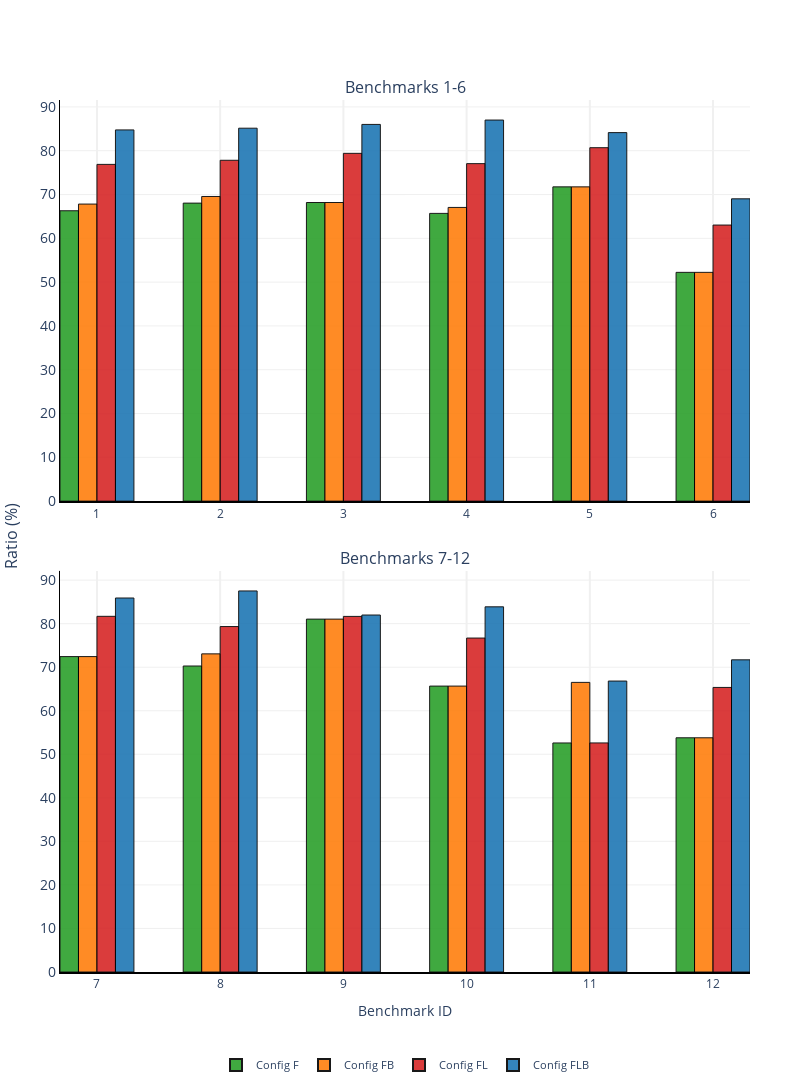
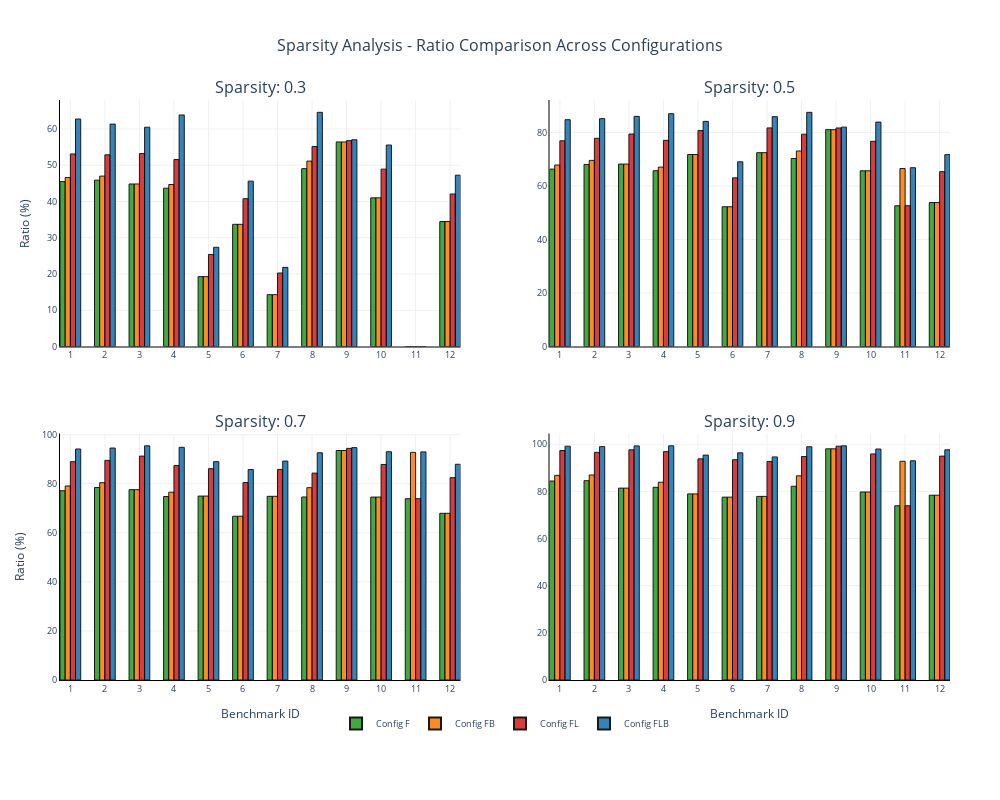

Here is the notebook cell these charts were saved with, in order:
### Code cell
files = ["../analysis/einsum-data/13_0.3_prop.csv", 
         "../analysis/einsum-data/13_0.5_prop.csv", 
         "../analysis/einsum-data/13_0.7_prop.csv", 
         "../analysis/einsum-data/13_0.9_prop.csv"]

order_file = "../analysis/einsum-data/12.txt"

sparsity_data = {}
for i, (level, filepath) in enumerate(zip([0.3, 0.5, 0.7, 0.9], files)):    
    sparsity_data[level] = process_sparsity_file(filepath, level, order_file)

single_fig = create_plotly_bar_plot(sparsity_data[0.5], "0.5")
single_fig.show()
multi_fig = create_multi_sparsity_plot(sparsity_data)
multi_fig.show()

single_fig.write_image("sparsity_single.svg", height=800, width=600)
multi_fig.write_image("sparsity_multi.svg")

### Figure 1 — Plotly figure (JSON) as saved in the notebook; plotly's stock layout.template omitted (floating-point values rounded to 4 significant figures)
{"data": [{"customdata": ["lm_batch_likelihood_brackets_3_16d.txt", "lm_batch_likelihood_sentence_3_12d.txt", "str_nw_mera_open_26.txt", "lm_batch_likelihood_sentence_4_8d.txt", "str_nw_ftps_open_30.txt", "str_matrix_chain_multiplication_100.txt"], "hovertemplate": "Benchmark: %{customdata}<br>Config: Config F<br>Ratio: %{y:.2f}%<br><extra></extra>", "marker": {"color": "#2ca02c", "line": {"color": "black", "width": 1}}, "name": "Config F", "opacity": 0.9, "showlegend": true, "type": "bar", "width": 0.15, "x": [-0.225, 0.775, 1.775, 2.775, 3.775, 4.775], "xaxis": "x", "y": [66.29, 68.04, 68.18, 65.69, 71.75, 52.23], "yaxis": "y"}, {"customdata": ["lm_batch_likelihood_brackets_3_16d.txt", "lm_batch_likelihood_sentence_3_12d.txt", "str_nw_mera_open_26.txt", "lm_batch_likelihood_sentence_4_8d.txt", "str_nw_ftps_open_30.txt", "str_matrix_chain_multiplication_100.txt"], "hovertemplate": "Benchmark: %{customdata}<br>Config: Config FB<br>Ratio: %{y:.2f}%<br><extra></extra>", "marker": {"color": "#ff7f0e", "line": {"color": "black", "width": 1}}, "name": "Config FB", "opacity": 0.9, "showlegend": true, "type": "bar", "width": 0.15, "x": [-0.075, 0.925, 1.925, 2.925, 3.925, 4.925], "xaxis": "x", "y": [67.82, 69.55, 68.18, 67.05, 71.75, 52.23], "yaxis": "y"}, {"customdata": ["lm_batch_likelihood_brackets_3_16d.txt", "lm_batch_likelihood_sentence_3_12d.txt", "str_nw_mera_open_26.txt", "lm_batch_likelihood_sentence_4_8d.txt", "str_nw_ftps_open_30.txt", "str_matrix_chain_multiplication_100.txt"], "hovertemplate": "Benchmark: %{customdata}<br>Config: Config FL<br>Ratio: %{y:.2f}%<br><extra></extra>", "marker": {"color": "#d62728", "line": {"color": "black", "width": 1}}, "name": "Config FL", "opacity": 0.9, "showlegend": true, "type": "bar", "width": 0.15, "x": [0.075, 1.075, 2.075, 3.075, 4.075, 5.075], "xaxis": "x", "y": [76.88, 77.82, 79.4, 77.05, 80.69, 63.03], "yaxis": "y"}, {"customdata": ["lm_batch_likelihood_brackets_3_16d.txt", "lm_batch_likelihood_sentence_3_12d.txt", "str_nw_mera_open_26.txt", "lm_batch_likelihood_sentence_4_8d.txt", "str_nw_ftps_open_30.txt", "str_matrix_chain_multiplication_100.txt"], "hovertemplate": "Benchmark: %{customdata}<br>Config: Config FLB<br>Ratio: %{y:.2f}%<br><extra></extra>", "marker": {"color": "#1f77b4", "line": {"color": "black", "width": 1}}, "name": "Config FLB", "opacity": 0.9, "showlegend": true, "type": "bar", "width": 0.15, "x": [0.225, 1.225, 2.225, 3.225, 4.225, 5.225], "xaxis": "x", "y": [84.75, 85.14, 86.01, 87.0, 84.13, 69.02], "yaxis": "y"}, {"customdata": ["str_nw_ftps_open_28.txt", "lm_batch_likelihood_sentence_4_4d.txt", "str_mps_varying_inner_product_200.txt", "str_nw_mera_closed_120.txt", "gm_queen5_5_3.wcsp.txt", "str_matrix_chain_multiplication_1000.txt"], "hovertemplate": "Benchmark: %{customdata}<br>Config: Config F<br>Ratio: %{y:.2f}%<br><extra></extra>", "marker": {"color": "#2ca02c", "line": {"color": "black", "width": 1}}, "name": "Config F", "opacity": 0.9, "showlegend": false, "type": "bar", "width": 0.15, "x": [-0.225, 0.775, 1.775, 2.775, 3.775, 4.775], "xaxis": "x2", "y": [72.44, 70.27, 81.04, 65.66, 52.6, 53.79], "yaxis": "y2"}, {"customdata": ["str_nw_ftps_open_28.txt", "lm_batch_likelihood_sentence_4_4d.txt", "str_mps_varying_inner_product_200.txt", "str_nw_mera_closed_120.txt", "gm_queen5_5_3.wcsp.txt", "str_matrix_chain_multiplication_1000.txt"], "hovertemplate": "Benchmark: %{customdata}<br>Config: Config FB<br>Ratio: %{y:.2f}%<br><extra></extra>", "marker": {"color": "#ff7f0e", "line": {"color": "black", "width": 1}}, "name": "Config FB", "opacity": 0.9, "showlegend": false, "type": "bar", "width": 0.15, "x": [-0.075, 0.925, 1.925, 2.925, 3.925, 4.925], "xaxis": "x2", "y": [72.44, 73.06, 81.04, 65.66, 66.51, 53.79], "yaxis": "y2"}, {"customdata": ["str_nw_ftps_open_28.txt", "lm_batch_likelihood_sentence_4_4d.txt", "str_mps_varying_inner_product_200.txt", "str_nw_mera_closed_120.txt", "gm_queen5_5_3.wcsp.txt", "str_matrix_chain_multiplication_1000.txt"], "hovertemplate": "Benchmark: %{customdata}<br>Config: Config FL<br>Ratio: %{y:.2f}%<br><extra></extra>", "marker": {"color": "#d62728", "line": {"color": "black", "width": 1}}, "name": "Config FL", "opacity": 0.9, "showlegend": false, "type": "bar", "width": 0.15, "x": [0.075, 1.075, 2.075, 3.075, 4.075, 5.075], "xaxis": "x2", "y": [81.68, 79.33, 81.67, 76.69, 52.61, 65.35], "yaxis": "y2"}, {"customdata": ["str_nw_ftps_open_28.txt", "lm_batch_likelihood_sentence_4_4d.txt", "str_mps_varying_inner_product_200.txt", "str_nw_mera_closed_120.txt", "gm_queen5_5_3.wcsp.txt", "str_matrix_chain_multiplication_1000.txt"], "hovertemplate": "Benchmark: %{customdata}<br>Config: Config FLB<br>Ratio: %{y:.2f}%<br><extra></extra>", "marker": {"color": "#1f77b4", "line": {"color": "black", "width": 1}}, "name": "Config FLB", "opacity": 0.9, "showlegend": false, "type": "bar", "width": 0.15, "x": [0.225, 1.225, 2.225, 3.225, 4.225, 5.225], "xaxis": "x2", "y": [85.89, 87.51, 81.98, 83.87, 66.82, 71.69], "yaxis": "y2"}], "layout": {"annotations": [{"font": {"size": 16}, "showarrow": false, "text": "Benchmarks 1-6", "x": 0.5, "xanchor": "center", "xref": "paper", "y": 1, "yanchor": "bottom", "yref": "paper"}, {"font": {"size": 16}, "showarrow": false, "text": "Benchmarks 7-12", "x": 0.5, "xanchor": "center", "xref": "paper", "y": 0.46, "yanchor": "bottom", "yref": "paper"}, {"font": {"size": 16}, "showarrow": false, "text": "Ratio (%)", "textangle": -90, "x": -0.09, "xref": "paper", "y": 0.5, "yref": "paper"}], "font": {"size": 12}, "height": 1200, "hovermode": "closest", "legend": {"font": {"size": 11}, "itemsizing": "constant", "orientation": "h", "x": 0.5, "xanchor": "center", "y": -0.09, "yanchor": "top"}, "margin": {"b": 120, "l": 60, "r": 50, "t": 100}, "paper_bgcolor": "white", "plot_bgcolor": "white", "width": 800, "xaxis": {"anchor": "y", "domain": [0, 1], "gridcolor": "#f0f0f0", "gridwidth": 2, "linecolor": "black", "linewidth": 2, "showgrid": true, "tickfont": {"size": 12}, "ticktext": ["1", "2", "3", "4", "5", "6"], "tickvals": [0, 1, 2, 3, 4, 5]}, "xaxis2": {"anchor": "y2", "domain": [0, 1], "gridcolor": "#f0f0f0", "gridwidth": 2, "linecolor": "black", "linewidth": 2, "showgrid": true, "tickfont": {"size": 12}, "ticktext": ["7", "8", "9", "10", "11", "12"], "tickvals": [0, 1, 2, 3, 4, 5], "title": {"text": "Benchmark ID"}}, "yaxis": {"anchor": "x", "domain": [0.54, 1], "gridcolor": "#f0f0f0", "gridwidth": 1, "linecolor": "black", "linewidth": 1, "showgrid": true, "tickfont": {"size": 14}}, "yaxis2": {"anchor": "x2", "domain": [0, 0.46], "gridcolor": "#f0f0f0", "gridwidth": 1, "linecolor": "black", "linewidth": 1, "showgrid": true, "tickfont": {"size": 14}}}}

### Figure 2 — Plotly figure (JSON) as saved in the notebook; plotly's stock layout.template omitted (floating-point values rounded to 4 significant figures)
{"data": [{"customdata": ["lm_batch_likelihood_brackets_3_16d.txt", "lm_batch_likelihood_sentence_3_12d.txt", "str_nw_mera_open_26.txt", "lm_batch_likelihood_sentence_4_8d.txt", "str_nw_ftps_open_30.txt", "str_matrix_chain_multiplication_100.txt", "str_nw_ftps_open_28.txt", "lm_batch_likelihood_sentence_4_4d.txt", "str_mps_varying_inner_product_200.txt", "str_nw_mera_closed_120.txt", "gm_queen5_5_3.wcsp.txt", "str_matrix_chain_multiplication_1000.txt"], "hovertemplate": "Benchmark: %{customdata}<br>Config: Config F<br>Ratio: %{y:.2f}%<br><extra></extra>", "marker": {"color": "#2ca02c", "line": {"color": "black", "width": 1}}, "name": "Config F", "opacity": 0.9, "showlegend": true, "type": "bar", "width": 0.15, "x": [-0.225, 0.775, 1.775, 2.775, 3.775, 4.775, 5.775, 6.775, 7.775, 8.775, 9.775, 10.78], "xaxis": "x", "y": [45.49, 45.88, 44.83, 43.67, 19.27, 33.7, 14.29, 49.06, 56.42, 41.01, 0, 34.47], "yaxis": "y"}, {"customdata": ["lm_batch_likelihood_brackets_3_16d.txt", "lm_batch_likelihood_sentence_3_12d.txt", "str_nw_mera_open_26.txt", "lm_batch_likelihood_sentence_4_8d.txt", "str_nw_ftps_open_30.txt", "str_matrix_chain_multiplication_100.txt", "str_nw_ftps_open_28.txt", "lm_batch_likelihood_sentence_4_4d.txt", "str_mps_varying_inner_product_200.txt", "str_nw_mera_closed_120.txt", "gm_queen5_5_3.wcsp.txt", "str_matrix_chain_multiplication_1000.txt"], "hovertemplate": "Benchmark: %{customdata}<br>Config: Config FB<br>Ratio: %{y:.2f}%<br><extra></extra>", "marker": {"color": "#ff7f0e", "line": {"color": "black", "width": 1}}, "name": "Config FB", "opacity": 0.9, "showlegend": true, "type": "bar", "width": 0.15, "x": [-0.075, 0.925, 1.925, 2.925, 3.925, 4.925, 5.925, 6.925, 7.925, 8.925, 9.925, 10.93], "xaxis": "x", "y": [46.61, 47.01, 44.83, 44.68, 19.27, 33.7, 14.29, 51.14, 56.42, 41.01, 0, 34.47], "yaxis": "y"}, {"customdata": ["lm_batch_likelihood_brackets_3_16d.txt", "lm_batch_likelihood_sentence_3_12d.txt", "str_nw_mera_open_26.txt", "lm_batch_likelihood_sentence_4_8d.txt", "str_nw_ftps_open_30.txt", "str_matrix_chain_multiplication_100.txt", "str_nw_ftps_open_28.txt", "lm_batch_likelihood_sentence_4_4d.txt", "str_mps_varying_inner_product_200.txt", "str_nw_mera_closed_120.txt", "gm_queen5_5_3.wcsp.txt", "str_matrix_chain_multiplication_1000.txt"], "hovertemplate": "Benchmark: %{customdata}<br>Config: Config FL<br>Ratio: %{y:.2f}%<br><extra></extra>", "marker": {"color": "#d62728", "line": {"color": "black", "width": 1}}, "name": "Config FL", "opacity": 0.9, "showlegend": true, "type": "bar", "width": 0.15, "x": [0.075, 1.075, 2.075, 3.075, 4.075, 5.075, 6.075, 7.075, 8.075, 9.075, 10.07, 11.07], "xaxis": "x", "y": [53.1, 52.87, 53.22, 51.56, 25.39, 40.76, 20.27, 55.16, 56.78, 48.92, 0, 42.06], "yaxis": "y"}, {"customdata": ["lm_batch_likelihood_brackets_3_16d.txt", "lm_batch_likelihood_sentence_3_12d.txt", "str_nw_mera_open_26.txt", "lm_batch_likelihood_sentence_4_8d.txt", "str_nw_ftps_open_30.txt", "str_matrix_chain_multiplication_100.txt", "str_nw_ftps_open_28.txt", "lm_batch_likelihood_sentence_4_4d.txt", "str_mps_varying_inner_product_200.txt", "str_nw_mera_closed_120.txt", "gm_queen5_5_3.wcsp.txt", "str_matrix_chain_multiplication_1000.txt"], "hovertemplate": "Benchmark: %{customdata}<br>Config: Config FLB<br>Ratio: %{y:.2f}%<br><extra></extra>", "marker": {"color": "#1f77b4", "line": {"color": "black", "width": 1}}, "name": "Config FLB", "opacity": 0.9, "showlegend": true, "type": "bar", "width": 0.15, "x": [0.225, 1.225, 2.225, 3.225, 4.225, 5.225, 6.225, 7.225, 8.225, 9.225, 10.22, 11.22], "xaxis": "x", "y": [62.74, 61.35, 60.48, 63.86, 27.36, 45.61, 21.83, 64.59, 57.02, 55.57, 0, 47.25], "yaxis": "y"}, {"customdata": ["lm_batch_likelihood_brackets_3_16d.txt", "lm_batch_likelihood_sentence_3_12d.txt", "str_nw_mera_open_26.txt", "lm_batch_likelihood_sentence_4_8d.txt", "str_nw_ftps_open_30.txt", "str_matrix_chain_multiplication_100.txt", "str_nw_ftps_open_28.txt", "lm_batch_likelihood_sentence_4_4d.txt", "str_mps_varying_inner_product_200.txt", "str_nw_mera_closed_120.txt", "gm_queen5_5_3.wcsp.txt", "str_matrix_chain_multiplication_1000.txt"], "hovertemplate": "Benchmark: %{customdata}<br>Config: Config F<br>Ratio: %{y:.2f}%<br><extra></extra>", "marker": {"color": "#2ca02c", "line": {"color": "black", "width": 1}}, "name": "Config F", "opacity": 0.9, "showlegend": false, "type": "bar", "width": 0.15, "x": [-0.225, 0.775, 1.775, 2.775, 3.775, 4.775, 5.775, 6.775, 7.775, 8.775, 9.775, 10.78], "xaxis": "x2", "y": [66.29, 68.04, 68.18, 65.69, 71.75, 52.23, 72.44, 70.27, 81.04, 65.66, 52.6, 53.79], "yaxis": "y2"}, {"customdata": ["lm_batch_likelihood_brackets_3_16d.txt", "lm_batch_likelihood_sentence_3_12d.txt", "str_nw_mera_open_26.txt", "lm_batch_likelihood_sentence_4_8d.txt", "str_nw_ftps_open_30.txt", "str_matrix_chain_multiplication_100.txt", "str_nw_ftps_open_28.txt", "lm_batch_likelihood_sentence_4_4d.txt", "str_mps_varying_inner_product_200.txt", "str_nw_mera_closed_120.txt", "gm_queen5_5_3.wcsp.txt", "str_matrix_chain_multiplication_1000.txt"], "hovertemplate": "Benchmark: %{customdata}<br>Config: Config FB<br>Ratio: %{y:.2f}%<br><extra></extra>", "marker": {"color": "#ff7f0e", "line": {"color": "black", "width": 1}}, "name": "Config FB", "opacity": 0.9, "showlegend": false, "type": "bar", "width": 0.15, "x": [-0.075, 0.925, 1.925, 2.925, 3.925, 4.925, 5.925, 6.925, 7.925, 8.925, 9.925, 10.93], "xaxis": "x2", "y": [67.82, 69.55, 68.18, 67.05, 71.75, 52.23, 72.44, 73.06, 81.04, 65.66, 66.51, 53.79], "yaxis": "y2"}, {"customdata": ["lm_batch_likelihood_brackets_3_16d.txt", "lm_batch_likelihood_sentence_3_12d.txt", "str_nw_mera_open_26.txt", "lm_batch_likelihood_sentence_4_8d.txt", "str_nw_ftps_open_30.txt", "str_matrix_chain_multiplication_100.txt", "str_nw_ftps_open_28.txt", "lm_batch_likelihood_sentence_4_4d.txt", "str_mps_varying_inner_product_200.txt", "str_nw_mera_closed_120.txt", "gm_queen5_5_3.wcsp.txt", "str_matrix_chain_multiplication_1000.txt"], "hovertemplate": "Benchmark: %{customdata}<br>Config: Config FL<br>Ratio: %{y:.2f}%<br><extra></extra>", "marker": {"color": "#d62728", "line": {"color": "black", "width": 1}}, "name": "Config FL", "opacity": 0.9, "showlegend": false, "type": "bar", "width": 0.15, "x": [0.075, 1.075, 2.075, 3.075, 4.075, 5.075, 6.075, 7.075, 8.075, 9.075, 10.07, 11.07], "xaxis": "x2", "y": [76.88, 77.82, 79.4, 77.05, 80.69, 63.03, 81.68, 79.33, 81.67, 76.69, 52.61, 65.35], "yaxis": "y2"}, {"customdata": ["lm_batch_likelihood_brackets_3_16d.txt", "lm_batch_likelihood_sentence_3_12d.txt", "str_nw_mera_open_26.txt", "lm_batch_likelihood_sentence_4_8d.txt", "str_nw_ftps_open_30.txt", "str_matrix_chain_multiplication_100.txt", "str_nw_ftps_open_28.txt", "lm_batch_likelihood_sentence_4_4d.txt", "str_mps_varying_inner_product_200.txt", "str_nw_mera_closed_120.txt", "gm_queen5_5_3.wcsp.txt", "str_matrix_chain_multiplication_1000.txt"], "hovertemplate": "Benchmark: %{customdata}<br>Config: Config FLB<br>Ratio: %{y:.2f}%<br><extra></extra>", "marker": {"color": "#1f77b4", "line": {"color": "black", "width": 1}}, "name": "Config FLB", "opacity": 0.9, "showlegend": false, "type": "bar", "width": 0.15, "x": [0.225, 1.225, 2.225, 3.225, 4.225, 5.225, 6.225, 7.225, 8.225, 9.225, 10.22, 11.22], "xaxis": "x2", "y": [84.75, 85.14, 86.01, 87.0, 84.13, 69.02, 85.89, 87.51, 81.98, 83.87, 66.82, 71.69], "yaxis": "y2"}, {"customdata": ["lm_batch_likelihood_brackets_3_16d.txt", "lm_batch_likelihood_sentence_3_12d.txt", "str_nw_mera_open_26.txt", "lm_batch_likelihood_sentence_4_8d.txt", "str_nw_ftps_open_30.txt", "str_matrix_chain_multiplication_100.txt", "str_nw_ftps_open_28.txt", "lm_batch_likelihood_sentence_4_4d.txt", "str_mps_varying_inner_product_200.txt", "str_nw_mera_closed_120.txt", "gm_queen5_5_3.wcsp.txt", "str_matrix_chain_multiplication_1000.txt"], "hovertemplate": "Benchmark: %{customdata}<br>Config: Config F<br>Ratio: %{y:.2f}%<br><extra></extra>", "marker": {"color": "#2ca02c", "line": {"color": "black", "width": 1}}, "name": "Config F", "opacity": 0.9, "showlegend": false, "type": "bar", "width": 0.15, "x": [-0.225, 0.775, 1.775, 2.775, 3.775, 4.775, 5.775, 6.775, 7.775, 8.775, 9.775, 10.78], "xaxis": "x3", "y": [77.14, 78.46, 77.58, 74.78, 74.97, 66.75, 74.87, 74.59, 93.54, 74.56, 73.89, 67.94], "yaxis": "y3"}, {"customdata": ["lm_batch_likelihood_brackets_3_16d.txt", "lm_batch_likelihood_sentence_3_12d.txt", "str_nw_mera_open_26.txt", "lm_batch_likelihood_sentence_4_8d.txt", "str_nw_ftps_open_30.txt", "str_matrix_chain_multiplication_100.txt", "str_nw_ftps_open_28.txt", "lm_batch_likelihood_sentence_4_4d.txt", "str_mps_varying_inner_product_200.txt", "str_nw_mera_closed_120.txt", "gm_queen5_5_3.wcsp.txt", "str_matrix_chain_multiplication_1000.txt"], "hovertemplate": "Benchmark: %{customdata}<br>Config: Config FB<br>Ratio: %{y:.2f}%<br><extra></extra>", "marker": {"color": "#ff7f0e", "line": {"color": "black", "width": 1}}, "name": "Config FB", "opacity": 0.9, "showlegend": false, "type": "bar", "width": 0.15, "x": [-0.075, 0.925, 1.925, 2.925, 3.925, 4.925, 5.925, 6.925, 7.925, 8.925, 9.925, 10.93], "xaxis": "x3", "y": [79.09, 80.4, 77.58, 76.54, 74.97, 66.75, 74.87, 78.38, 93.54, 74.56, 92.77, 67.94], "yaxis": "y3"}, {"customdata": ["lm_batch_likelihood_brackets_3_16d.txt", "lm_batch_likelihood_sentence_3_12d.txt", "str_nw_mera_open_26.txt", "lm_batch_likelihood_sentence_4_8d.txt", "str_nw_ftps_open_30.txt", "str_matrix_chain_multiplication_100.txt", "str_nw_ftps_open_28.txt", "lm_batch_likelihood_sentence_4_4d.txt", "str_mps_varying_inner_product_200.txt", "str_nw_mera_closed_120.txt", "gm_queen5_5_3.wcsp.txt", "str_matrix_chain_multiplication_1000.txt"], "hovertemplate": "Benchmark: %{customdata}<br>Config: Config FL<br>Ratio: %{y:.2f}%<br><extra></extra>", "marker": {"color": "#d62728", "line": {"color": "black", "width": 1}}, "name": "Config FL", "opacity": 0.9, "showlegend": false, "type": "bar", "width": 0.15, "x": [0.075, 1.075, 2.075, 3.075, 4.075, 5.075, 6.075, 7.075, 8.075, 9.075, 10.07, 11.07], "xaxis": "x3", "y": [88.97, 89.52, 91.25, 87.41, 86.12, 80.47, 85.81, 84.32, 94.41, 87.85, 73.89, 82.47], "yaxis": "y3"}, {"customdata": ["lm_batch_likelihood_brackets_3_16d.txt", "lm_batch_likelihood_sentence_3_12d.txt", "str_nw_mera_open_26.txt", "lm_batch_likelihood_sentence_4_8d.txt", "str_nw_ftps_open_30.txt", "str_matrix_chain_multiplication_100.txt", "str_nw_ftps_open_28.txt", "lm_batch_likelihood_sentence_4_4d.txt", "str_mps_varying_inner_product_200.txt", "str_nw_mera_closed_120.txt", "gm_queen5_5_3.wcsp.txt", "str_matrix_chain_multiplication_1000.txt"], "hovertemplate": "Benchmark: %{customdata}<br>Config: Config FLB<br>Ratio: %{y:.2f}%<br><extra></extra>", "marker": {"color": "#1f77b4", "line": {"color": "black", "width": 1}}, "name": "Config FLB", "opacity": 0.9, "showlegend": false, "type": "bar", "width": 0.15, "x": [0.225, 1.225, 2.225, 3.225, 4.225, 5.225, 6.225, 7.225, 8.225, 9.225, 10.22, 11.22], "xaxis": "x3", "y": [94.15, 94.54, 95.44, 94.84, 88.98, 85.78, 89.22, 92.61, 94.7, 93.03, 92.97, 87.93], "yaxis": "y3"}, {"customdata": ["lm_batch_likelihood_brackets_3_16d.txt", "lm_batch_likelihood_sentence_3_12d.txt", "str_nw_mera_open_26.txt", "lm_batch_likelihood_sentence_4_8d.txt", "str_nw_ftps_open_30.txt", "str_matrix_chain_multiplication_100.txt", "str_nw_ftps_open_28.txt", "lm_batch_likelihood_sentence_4_4d.txt", "str_mps_varying_inner_product_200.txt", "str_nw_mera_closed_120.txt", "gm_queen5_5_3.wcsp.txt", "str_matrix_chain_multiplication_1000.txt"], "hovertemplate": "Benchmark: %{customdata}<br>Config: Config F<br>Ratio: %{y:.2f}%<br><extra></extra>", "marker": {"color": "#2ca02c", "line": {"color": "black", "width": 1}}, "name": "Config F", "opacity": 0.9, "showlegend": false, "type": "bar", "width": 0.15, "x": [-0.225, 0.775, 1.775, 2.775, 3.775, 4.775, 5.775, 6.775, 7.775, 8.775, 9.775, 10.78], "xaxis": "x4", "y": [84.39, 84.52, 81.38, 81.72, 78.93, 77.55, 77.88, 82.17, 98.03, 79.74, 73.89, 78.37], "yaxis": "y4"}, {"customdata": ["lm_batch_likelihood_brackets_3_16d.txt", "lm_batch_likelihood_sentence_3_12d.txt", "str_nw_mera_open_26.txt", "lm_batch_likelihood_sentence_4_8d.txt", "str_nw_ftps_open_30.txt", "str_matrix_chain_multiplication_100.txt", "str_nw_ftps_open_28.txt", "lm_batch_likelihood_sentence_4_4d.txt", "str_mps_varying_inner_product_200.txt", "str_nw_mera_closed_120.txt", "gm_queen5_5_3.wcsp.txt", "str_matrix_chain_multiplication_1000.txt"], "hovertemplate": "Benchmark: %{customdata}<br>Config: Config FB<br>Ratio: %{y:.2f}%<br><extra></extra>", "marker": {"color": "#ff7f0e", "line": {"color": "black", "width": 1}}, "name": "Config FB", "opacity": 0.9, "showlegend": false, "type": "bar", "width": 0.15, "x": [-0.075, 0.925, 1.925, 2.925, 3.925, 4.925, 5.925, 6.925, 7.925, 8.925, 9.925, 10.93], "xaxis": "x4", "y": [86.79, 86.94, 81.38, 83.88, 78.93, 77.55, 77.88, 86.59, 98.03, 79.74, 92.77, 78.37], "yaxis": "y4"}, {"customdata": ["lm_batch_likelihood_brackets_3_16d.txt", "lm_batch_likelihood_sentence_3_12d.txt", "str_nw_mera_open_26.txt", "lm_batch_likelihood_sentence_4_8d.txt", "str_nw_ftps_open_30.txt", "str_matrix_chain_multiplication_100.txt", "str_nw_ftps_open_28.txt", "lm_batch_likelihood_sentence_4_4d.txt", "str_mps_varying_inner_product_200.txt", "str_nw_mera_closed_120.txt", "gm_queen5_5_3.wcsp.txt", "str_matrix_chain_multiplication_1000.txt"], "hovertemplate": "Benchmark: %{customdata}<br>Config: Config FL<br>Ratio: %{y:.2f}%<br><extra></extra>", "marker": {"color": "#d62728", "line": {"color": "black", "width": 1}}, "name": "Config FL", "opacity": 0.9, "showlegend": false, "type": "bar", "width": 0.15, "x": [0.075, 1.075, 2.075, 3.075, 4.075, 5.075, 6.075, 7.075, 8.075, 9.075, 10.07, 11.07], "xaxis": "x4", "y": [97.32, 96.55, 97.62, 96.85, 93.78, 93.43, 92.69, 94.78, 99.16, 95.87, 73.89, 94.95], "yaxis": "y4"}, {"customdata": ["lm_batch_likelihood_brackets_3_16d.txt", "lm_batch_likelihood_sentence_3_12d.txt", "str_nw_mera_open_26.txt", "lm_batch_likelihood_sentence_4_8d.txt", "str_nw_ftps_open_30.txt", "str_matrix_chain_multiplication_100.txt", "str_nw_ftps_open_28.txt", "lm_batch_likelihood_sentence_4_4d.txt", "str_mps_varying_inner_product_200.txt", "str_nw_mera_closed_120.txt", "gm_queen5_5_3.wcsp.txt", "str_matrix_chain_multiplication_1000.txt"], "hovertemplate": "Benchmark: %{customdata}<br>Config: Config FLB<br>Ratio: %{y:.2f}%<br><extra></extra>", "marker": {"color": "#1f77b4", "line": {"color": "black", "width": 1}}, "name": "Config FLB", "opacity": 0.9, "showlegend": false, "type": "bar", "width": 0.15, "x": [0.225, 1.225, 2.225, 3.225, 4.225, 5.225, 6.225, 7.225, 8.225, 9.225, 10.22, 11.22], "xaxis": "x4", "y": [99.16, 98.96, 99.29, 99.31, 95.37, 96.34, 94.6, 98.92, 99.31, 97.96, 92.97, 97.62], "yaxis": "y4"}], "layout": {"annotations": [{"font": {"size": 16}, "showarrow": false, "text": "Sparsity: 0.3", "x": 0.225, "xanchor": "center", "xref": "paper", "y": 1, "yanchor": "bottom", "yref": "paper"}, {"font": {"size": 16}, "showarrow": false, "text": "Sparsity: 0.5", "x": 0.775, "xanchor": "center", "xref": "paper", "y": 1, "yanchor": "bottom", "yref": "paper"}, {"font": {"size": 16}, "showarrow": false, "text": "Sparsity: 0.7", "x": 0.225, "xanchor": "center", "xref": "paper", "y": 0.425, "yanchor": "bottom", "yref": "paper"}, {"font": {"size": 16}, "showarrow": false, "text": "Sparsity: 0.9", "x": 0.775, "xanchor": "center", "xref": "paper", "y": 0.425, "yanchor": "bottom", "yref": "paper"}], "font": {"size": 10}, "height": 800, "hovermode": "closest", "legend": {"font": {"size": 9}, "itemsizing": "constant", "orientation": "h", "x": 0.5, "xanchor": "center", "y": -0.05, "yanchor": "top"}, "margin": {"b": 120, "l": 60, "r": 50, "t": 100}, "paper_bgcolor": "white", "plot_bgcolor": "white", "title": {"font": {"color": "#2c3e50", "size": 16}, "text": "Sparsity Analysis - Ratio Comparison Across Configurations", "x": 0.5, "xanchor": "center", "y": 0.95}, "width": 1000, "xaxis": {"anchor": "y", "domain": [0, 0.45], "gridcolor": "#f0f0f0", "gridwidth": 1, "linecolor": "black", "linewidth": 1, "showgrid": true, "tickfont": {"size": 9}, "ticktext": ["1", "2", "3", "4", "5", "6", "7", "8", "9", "10", "11", "12"], "tickvals": [0, 1, 2, 3, 4, 5, 6, 7, 8, 9, 10, 11], "title": {"text": ""}}, "xaxis2": {"anchor": "y2", "domain": [0.55, 1], "gridcolor": "#f0f0f0", "gridwidth": 1, "linecolor": "black", "linewidth": 1, "showgrid": true, "tickfont": {"size": 9}, "ticktext": ["1", "2", "3", "4", "5", "6", "7", "8", "9", "10", "11", "12"], "tickvals": [0, 1, 2, 3, 4, 5, 6, 7, 8, 9, 10, 11], "title": {"text": ""}}, "xaxis3": {"anchor": "y3", "domain": [0, 0.45], "gridcolor": "#f0f0f0", "gridwidth": 1, "linecolor": "black", "linewidth": 1, "showgrid": true, "tickfont": {"size": 9}, "ticktext": ["1", "2", "3", "4", "5", "6", "7", "8", "9", "10", "11", "12"], "tickvals": [0, 1, 2, 3, 4, 5, 6, 7, 8, 9, 10, 11], "title": {"text": "Benchmark ID"}}, "xaxis4": {"anchor": "y4", "domain": [0.55, 1], "gridcolor": "#f0f0f0", "gridwidth": 1, "linecolor": "black", "linewidth": 1, "showgrid": true, "tickfont": {"size": 9}, "ticktext": ["1", "2", "3", "4", "5", "6", "7", "8", "9", "10", "11", "12"], "tickvals": [0, 1, 2, 3, 4, 5, 6, 7, 8, 9, 10, 11], "title": {"text": "Benchmark ID"}}, "yaxis": {"anchor": "x", "domain": [0.575, 1], "gridcolor": "#f0f0f0", "gridwidth": 1, "linecolor": "black", "linewidth": 1, "showgrid": true, "tickfont": {"size": 9}, "title": {"text": "Ratio (%)"}}, "yaxis2": {"anchor": "x2", "domain": [0.575, 1], "gridcolor": "#f0f0f0", "gridwidth": 1, "linecolor": "black", "linewidth": 1, "showgrid": true, "tickfont": {"size": 9}, "title": {"text": ""}}, "yaxis3": {"anchor": "x3", "domain": [0, 0.425], "gridcolor": "#f0f0f0", "gridwidth": 1, "linecolor": "black", "linewidth": 1, "showgrid": true, "tickfont": {"size": 9}, "title": {"text": "Ratio (%)"}}, "yaxis4": {"anchor": "x4", "domain": [0, 0.425], "gridcolor": "#f0f0f0", "gridwidth": 1, "linecolor": "black", "linewidth": 1, "showgrid": true, "tickfont": {"size": 9}, "title": {"text": ""}}}}
